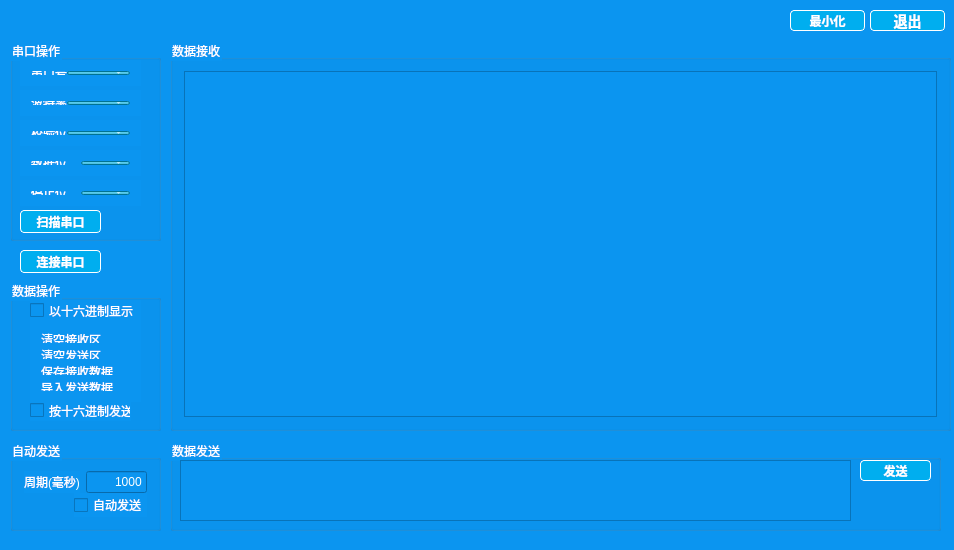
<?xml version="1.0" encoding="UTF-8"?>
<ui version="4.0">
 <class>Widget</class>
 <widget class="QWidget" name="Widget">
  <property name="geometry">
   <rect>
    <x>0</x>
    <y>0</y>
    <width>954</width>
    <height>550</height>
   </rect>
  </property>
  <property name="windowTitle">
   <string>Widget</string>
  </property>
  <property name="styleSheet">
   <string notr="true">background-color:rgb(11, 149, 240)</string>
  </property>
  <widget class="QGroupBox" name="groupBox_2">
   <property name="geometry">
    <rect>
     <x>170</x>
     <y>40</y>
     <width>781</width>
     <height>391</height>
    </rect>
   </property>
   <property name="styleSheet">
    <string notr="true">QGroupBox{
    color:#FFFFFF;
}</string>
   </property>
   <property name="title">
    <string>数据接收</string>
   </property>
   <layout class="QVBoxLayout" name="verticalLayout">
    <item>
     <widget class="QTextEdit" name="textEdit_Receive">
      <property name="styleSheet">
       <string notr="true">QTextEdit{
    color:#FFFFFF;
	font:18px;
}</string>
      </property>
     </widget>
    </item>
   </layout>
  </widget>
  <widget class="QGroupBox" name="groupBox_send">
   <property name="geometry">
    <rect>
     <x>170</x>
     <y>440</y>
     <width>771</width>
     <height>91</height>
    </rect>
   </property>
   <property name="styleSheet">
    <string notr="true">QGroupBox{
    color:#FFFFFF;
}</string>
   </property>
   <property name="title">
    <string>数据发送</string>
   </property>
   <widget class="QTextEdit" name="textEdit_Send">
    <property name="geometry">
     <rect>
      <x>10</x>
      <y>20</y>
      <width>671</width>
      <height>61</height>
     </rect>
    </property>
    <property name="styleSheet">
     <string notr="true">QTextEdit{
    color:#FFFFFF;
	font:18px;
}</string>
    </property>
   </widget>
   <widget class="QPushButton" name="pushButton_Send">
    <property name="enabled">
     <bool>true</bool>
    </property>
    <property name="geometry">
     <rect>
      <x>690</x>
      <y>20</y>
      <width>71</width>
      <height>21</height>
     </rect>
    </property>
    <property name="sizePolicy">
     <sizepolicy hsizetype="Fixed" vsizetype="Fixed">
      <horstretch>0</horstretch>
      <verstretch>0</verstretch>
     </sizepolicy>
    </property>
    <property name="minimumSize">
     <size>
      <width>0</width>
      <height>0</height>
     </size>
    </property>
    <property name="styleSheet">
     <string notr="true">QPushButton{
    background-color:#00AEEF;
    color:#FFFFFF;
    font: bold 12px;
    border-width: 1px;
    border-style: solid;
    border-radius: 4px;
}
QPushButton::hover{
    background-color:#666666 ;
    color:#FFFFFF;
    font: bold 12px;
    border-width: 1px;
    border-style: solid;
    border-radius: 4px;
}
QPushButton::pressed{
    background-color:#444444 ;
    color:#FFFFFF;
    font: bold 10px;
    border-width: 1px;
    border-style: solid;
    border-radius: 4px;
}

QPushButton::disabled{
    background-color:#444444 ;
    color:#FFFFFF;
    font: bold 12px;
    border-style: outset;
    border-radius: 4px;
}</string>
    </property>
    <property name="text">
     <string>发送</string>
    </property>
   </widget>
  </widget>
  <widget class="QGroupBox" name="groupBox_ComControl">
   <property name="geometry">
    <rect>
     <x>10</x>
     <y>40</y>
     <width>151</width>
     <height>201</height>
    </rect>
   </property>
   <property name="styleSheet">
    <string notr="true">QGroupBox{
    color:#FFFFFF;
}

QLabel{
	color:#FFFFFF;
}

QLabel::disabled{
	color:#444444;
}

QComboBox{
    color:#FFFFFF;
    background-color:#009FCC;
}

QComboBox::disabled{
    color:#444444;
}</string>
   </property>
   <property name="title">
    <string>串口操作</string>
   </property>
   <widget class="QWidget" name="horizontalLayoutWidget">
    <property name="geometry">
     <rect>
      <x>10</x>
      <y>20</y>
      <width>121</width>
      <height>26</height>
     </rect>
    </property>
    <layout class="QHBoxLayout" name="horizontalLayout">
     <property name="spacing">
      <number>0</number>
     </property>
     <item>
      <widget class="QLabel" name="label">
       <property name="styleSheet">
        <string notr="true"/>
       </property>
       <property name="text">
        <string>串口号</string>
       </property>
      </widget>
     </item>
     <item>
      <widget class="QComboBox" name="comboBox_ComPort"/>
     </item>
    </layout>
   </widget>
   <widget class="QWidget" name="horizontalLayoutWidget_2">
    <property name="geometry">
     <rect>
      <x>10</x>
      <y>50</y>
      <width>121</width>
      <height>26</height>
     </rect>
    </property>
    <layout class="QHBoxLayout" name="horizontalLayout_2">
     <property name="spacing">
      <number>0</number>
     </property>
     <item>
      <widget class="QLabel" name="label_2">
       <property name="styleSheet">
        <string notr="true"/>
       </property>
       <property name="text">
        <string>波特率</string>
       </property>
      </widget>
     </item>
     <item>
      <widget class="QComboBox" name="comboBox_BaudRate">
       <property name="editable">
        <bool>false</bool>
       </property>
       <property name="currentIndex">
        <number>3</number>
       </property>
       <item>
        <property name="text">
         <string>1200</string>
        </property>
       </item>
       <item>
        <property name="text">
         <string>2400</string>
        </property>
       </item>
       <item>
        <property name="text">
         <string>4800</string>
        </property>
       </item>
       <item>
        <property name="text">
         <string>9600</string>
        </property>
       </item>
       <item>
        <property name="text">
         <string>19200</string>
        </property>
       </item>
       <item>
        <property name="text">
         <string>38400</string>
        </property>
       </item>
       <item>
        <property name="text">
         <string>57600</string>
        </property>
       </item>
       <item>
        <property name="text">
         <string>115200</string>
        </property>
       </item>
      </widget>
     </item>
    </layout>
   </widget>
   <widget class="QWidget" name="horizontalLayoutWidget_3">
    <property name="geometry">
     <rect>
      <x>10</x>
      <y>80</y>
      <width>121</width>
      <height>26</height>
     </rect>
    </property>
    <layout class="QHBoxLayout" name="horizontalLayout_3">
     <property name="spacing">
      <number>0</number>
     </property>
     <item>
      <widget class="QLabel" name="label_3">
       <property name="styleSheet">
        <string notr="true"/>
       </property>
       <property name="text">
        <string>校验位</string>
       </property>
      </widget>
     </item>
     <item>
      <widget class="QComboBox" name="comboBox_CheckBit">
       <item>
        <property name="text">
         <string>No</string>
        </property>
       </item>
       <item>
        <property name="text">
         <string>Even</string>
        </property>
       </item>
       <item>
        <property name="text">
         <string>Odd</string>
        </property>
       </item>
       <item>
        <property name="text">
         <string>Space</string>
        </property>
       </item>
       <item>
        <property name="text">
         <string>Mark</string>
        </property>
       </item>
      </widget>
     </item>
    </layout>
   </widget>
   <widget class="QWidget" name="horizontalLayoutWidget_4">
    <property name="geometry">
     <rect>
      <x>10</x>
      <y>110</y>
      <width>121</width>
      <height>26</height>
     </rect>
    </property>
    <layout class="QHBoxLayout" name="horizontalLayout_4">
     <property name="spacing">
      <number>0</number>
     </property>
     <item>
      <widget class="QLabel" name="label_4">
       <property name="styleSheet">
        <string notr="true"/>
       </property>
       <property name="text">
        <string>数据位</string>
       </property>
      </widget>
     </item>
     <item>
      <widget class="QComboBox" name="comboBox_DataBit">
       <property name="currentIndex">
        <number>3</number>
       </property>
       <item>
        <property name="text">
         <string>5</string>
        </property>
       </item>
       <item>
        <property name="text">
         <string>6</string>
        </property>
       </item>
       <item>
        <property name="text">
         <string>7</string>
        </property>
       </item>
       <item>
        <property name="text">
         <string>8</string>
        </property>
       </item>
      </widget>
     </item>
    </layout>
   </widget>
   <widget class="QWidget" name="horizontalLayoutWidget_5">
    <property name="geometry">
     <rect>
      <x>10</x>
      <y>140</y>
      <width>121</width>
      <height>26</height>
     </rect>
    </property>
    <layout class="QHBoxLayout" name="horizontalLayout_5">
     <property name="spacing">
      <number>0</number>
     </property>
     <item>
      <widget class="QLabel" name="label_5">
       <property name="styleSheet">
        <string notr="true"/>
       </property>
       <property name="text">
        <string>停止位</string>
       </property>
      </widget>
     </item>
     <item>
      <widget class="QComboBox" name="comboBox_StopBit">
       <item>
        <property name="text">
         <string>1</string>
        </property>
       </item>
       <item>
        <property name="text">
         <string>1.5</string>
        </property>
       </item>
       <item>
        <property name="text">
         <string>2</string>
        </property>
       </item>
      </widget>
     </item>
    </layout>
   </widget>
   <widget class="QPushButton" name="pushButton_ComScan">
    <property name="geometry">
     <rect>
      <x>10</x>
      <y>170</y>
      <width>81</width>
      <height>23</height>
     </rect>
    </property>
    <property name="styleSheet">
     <string notr="true">QPushButton{
    background-color:#00AEEF;
    color:#FFFFFF;
    font: bold 12px;
    border-width: 1px;
    border-style: solid;
    border-radius: 4px;
}
QPushButton::hover{
    background-color:#666666 ;
    color:#FFFFFF;
    font: bold 12px;
    border-width: 1px;
    border-style: solid;
    border-radius: 4px;
}
QPushButton::pressed{
    background-color:#444444 ;
    color:#FFFFFF;
    font: bold 10px;
    border-width: 1px;
    border-style: solid;
    border-radius: 4px;
}

QPushButton::disabled{
    background-color:#444444 ;
    color:#FFFFFF;
    font: bold 12px;
    border-style: outset;
    border-radius: 4px;
}</string>
    </property>
    <property name="text">
     <string>扫描串口</string>
    </property>
   </widget>
  </widget>
  <widget class="QPushButton" name="pushButton_ComConnect">
   <property name="geometry">
    <rect>
     <x>20</x>
     <y>250</y>
     <width>81</width>
     <height>23</height>
    </rect>
   </property>
   <property name="styleSheet">
    <string notr="true">QPushButton{
    background-color:#00AEEF;
    color:#FFFFFF;
    font: bold 12px;
    border-width: 1px;
    border-style: solid;
    border-radius: 4px;
}
QPushButton::hover{
    background-color:#666666 ;
    color:#FFFFFF;
    font: bold 12px;
    border-width: 1px;
    border-style: solid;
    border-radius: 4px;
}
QPushButton::pressed{
    background-color:#444444 ;
    color:#FFFFFF;
    font: bold 10px;
    border-width: 1px;
    border-style: solid;
    border-radius: 4px;
}</string>
   </property>
   <property name="text">
    <string>连接串口</string>
   </property>
  </widget>
  <widget class="QGroupBox" name="groupBox">
   <property name="geometry">
    <rect>
     <x>10</x>
     <y>280</y>
     <width>151</width>
     <height>151</height>
    </rect>
   </property>
   <property name="styleSheet">
    <string notr="true">QGroupBox{
    color:#FFFFFF;
}

QLabel{
	color:#FFFFFF;
	font:12px;
}

QLabel::hover{
	color:#444444;
	font:12px;
}

QLabel::pressed{
	color:#444444;
	font:14px;
}</string>
   </property>
   <property name="title">
    <string>数据操作</string>
   </property>
   <widget class="QCheckBox" name="checkBox_HexShow">
    <property name="geometry">
     <rect>
      <x>20</x>
      <y>20</y>
      <width>111</width>
      <height>21</height>
     </rect>
    </property>
    <property name="styleSheet">
     <string notr="true">color:#FFFFFF;</string>
    </property>
    <property name="text">
     <string>以十六进制显示</string>
    </property>
   </widget>
   <widget class="QCheckBox" name="checkBox_HexSend">
    <property name="geometry">
     <rect>
      <x>20</x>
      <y>120</y>
      <width>101</width>
      <height>21</height>
     </rect>
    </property>
    <property name="styleSheet">
     <string notr="true">color:#FFFFFF;</string>
    </property>
    <property name="text">
     <string>按十六进制发送</string>
    </property>
   </widget>
   <widget class="QWidget" name="verticalLayoutWidget_3">
    <property name="geometry">
     <rect>
      <x>20</x>
      <y>40</y>
      <width>111</width>
      <height>82</height>
     </rect>
    </property>
    <layout class="QVBoxLayout" name="verticalLayout_5">
     <property name="spacing">
      <number>4</number>
     </property>
     <item>
      <widget class="custom_label" name="label_CleanRecShow">
       <property name="text">
        <string>&lt;html&gt;&lt;head/&gt;&lt;body&gt;&lt;p&gt;&lt;span style=&quot; text-decoration: underline;&quot;&gt;清空接收区&lt;/span&gt;&lt;/p&gt;&lt;/body&gt;&lt;/html&gt;</string>
       </property>
      </widget>
     </item>
     <item>
      <widget class="custom_label" name="label_CleanSendShow">
       <property name="text">
        <string>&lt;html&gt;&lt;head/&gt;&lt;body&gt;&lt;p&gt;&lt;span style=&quot; text-decoration: underline;&quot;&gt;清空发送区&lt;/span&gt;&lt;/p&gt;&lt;/body&gt;&lt;/html&gt;</string>
       </property>
      </widget>
     </item>
     <item>
      <widget class="custom_label" name="label_SaveShow">
       <property name="text">
        <string>&lt;html&gt;&lt;head/&gt;&lt;body&gt;&lt;p&gt;&lt;span style=&quot; text-decoration: underline;&quot;&gt;保存接收数据&lt;/span&gt;&lt;/p&gt;&lt;/body&gt;&lt;/html&gt;</string>
       </property>
      </widget>
     </item>
     <item>
      <widget class="custom_label" name="label_SendData">
       <property name="text">
        <string>&lt;html&gt;&lt;head/&gt;&lt;body&gt;&lt;p&gt;&lt;span style=&quot; text-decoration: underline;&quot;&gt;导入发送数据&lt;/span&gt;&lt;/p&gt;&lt;/body&gt;&lt;/html&gt;</string>
       </property>
      </widget>
     </item>
    </layout>
   </widget>
  </widget>
  <widget class="QGroupBox" name="groupBox_AutoSend">
   <property name="geometry">
    <rect>
     <x>10</x>
     <y>440</y>
     <width>151</width>
     <height>91</height>
    </rect>
   </property>
   <property name="styleSheet">
    <string notr="true">QGroupBox{
    color:#FFFFFF;
}</string>
   </property>
   <property name="title">
    <string>自动发送</string>
   </property>
   <layout class="QVBoxLayout" name="verticalLayout_4">
    <item>
     <layout class="QVBoxLayout" name="verticalLayout_3">
      <property name="spacing">
       <number>0</number>
      </property>
      <item>
       <layout class="QHBoxLayout" name="horizontalLayout_7">
        <item>
         <widget class="QLabel" name="label_6">
          <property name="styleSheet">
           <string notr="true">color:#FFFFFF</string>
          </property>
          <property name="text">
           <string>周期(毫秒)</string>
          </property>
         </widget>
        </item>
        <item>
         <widget class="QLineEdit" name="lineEdit_AutoSendTime">
          <property name="styleSheet">
           <string notr="true">QLineEdit{
	color:#FFFFFF
}</string>
          </property>
          <property name="text">
           <string>1000</string>
          </property>
          <property name="alignment">
           <set>Qt::AlignRight|Qt::AlignTrailing|Qt::AlignVCenter</set>
          </property>
         </widget>
        </item>
       </layout>
      </item>
      <item>
       <layout class="QHBoxLayout" name="horizontalLayout_8">
        <item>
         <spacer name="horizontalSpacer">
          <property name="orientation">
           <enum>Qt::Horizontal</enum>
          </property>
          <property name="sizeHint" stdset="0">
           <size>
            <width>40</width>
            <height>20</height>
           </size>
          </property>
         </spacer>
        </item>
        <item>
         <widget class="QCheckBox" name="checkBox_AutoSend">
          <property name="styleSheet">
           <string notr="true">color:#FFFFFF;</string>
          </property>
          <property name="text">
           <string>自动发送</string>
          </property>
         </widget>
        </item>
       </layout>
      </item>
     </layout>
    </item>
   </layout>
  </widget>
  <widget class="QWidget" name="widget" native="true">
   <property name="geometry">
    <rect>
     <x>10</x>
     <y>10</y>
     <width>941</width>
     <height>21</height>
    </rect>
   </property>
   <widget class="QPushButton" name="pushButton_Close">
    <property name="geometry">
     <rect>
      <x>860</x>
      <y>0</y>
      <width>75</width>
      <height>21</height>
     </rect>
    </property>
    <property name="styleSheet">
     <string notr="true">QPushButton{
    background-color:#00AEEF;
    color:#FFFFFF;
    font: bold 14px;
    border-style:outset;
    border-width: 1px;
    border-radius: 4px;
}
QPushButton::hover{
    background-color:#FF0000 ;
    color:#FFFFFF;
    font: bold 14px;
    border-style:outset;
    border-radius: 4px;
}
QPushButton::pressed{
    background-color:#880000  ;
    color:#FFFFFF;
    font: bold 10px;
    border-style:outset;
    border-radius: 4px;
}</string>
    </property>
    <property name="text">
     <string>退出</string>
    </property>
   </widget>
   <widget class="QPushButton" name="pushButton_Min">
    <property name="geometry">
     <rect>
      <x>780</x>
      <y>0</y>
      <width>75</width>
      <height>21</height>
     </rect>
    </property>
    <property name="styleSheet">
     <string notr="true">QPushButton{
    background-color:#00AEEF;
    color:#FFFFFF;
    font: bold 12px;
    border-width: 1px;
    border-style: solid;
    border-radius: 4px;
}
QPushButton::hover{
    background-color:#666666 ;
    color:#FFFFFF;
    font: bold 12px;
    border-width: 1px;
    border-style: solid;
    border-radius: 4px;
}
QPushButton::pressed{
    background-color:#444444 ;
    color:#FFFFFF;
    font: bold 10px;
    border-width: 1px;
    border-style: solid;
    border-radius: 4px;
}</string>
    </property>
    <property name="text">
     <string>最小化</string>
    </property>
   </widget>
  </widget>
 </widget>
 <layoutdefault spacing="6" margin="11"/>
 <customwidgets>
  <customwidget>
   <class>custom_label</class>
   <extends>QLabel</extends>
   <header>custom_label.h</header>
  </customwidget>
 </customwidgets>
 <resources/>
 <connections/>
</ui>
